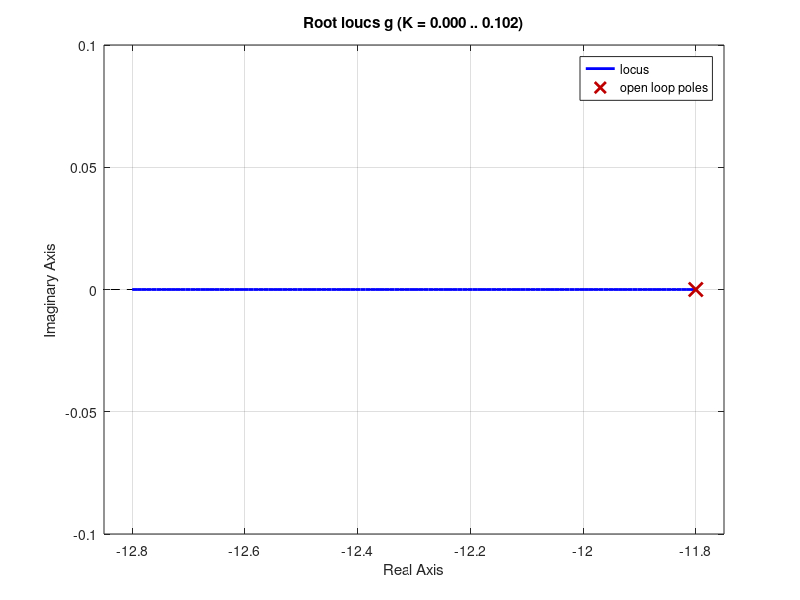
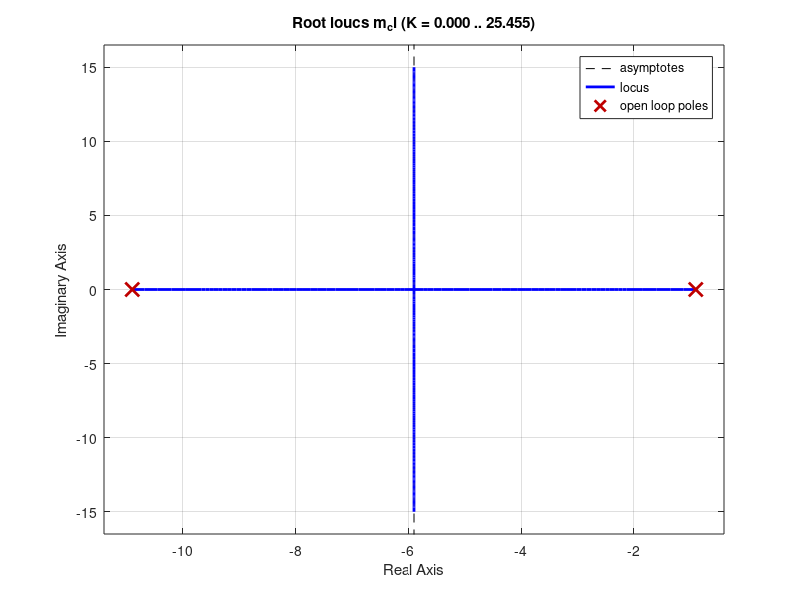
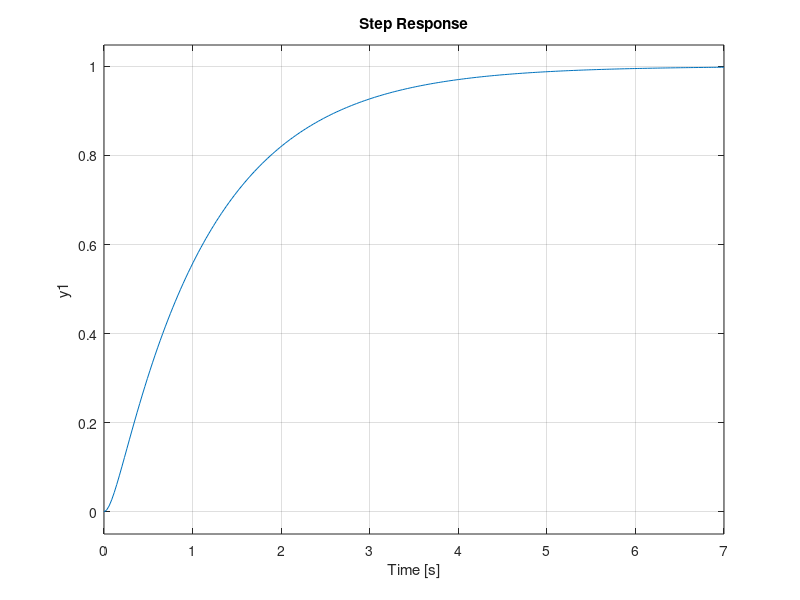
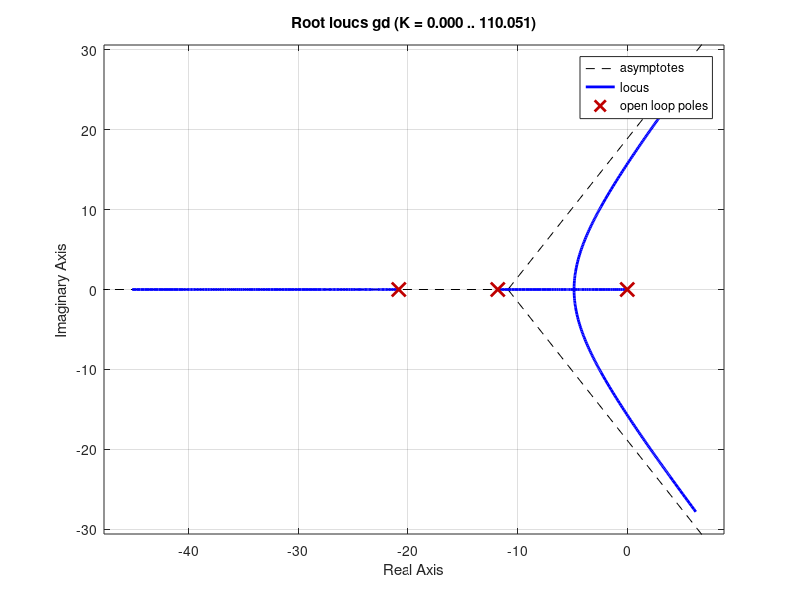

Recreate these plots in MATLAB, in order.
clc
close all
clear

%proceso
n=9.818;
d=[1 11.8];
g=tf(n,d);
figure
rlocus(g)

% elimina el error en estado estacionario
pol_a = conv(d,[1 0]);
m=tf(n,pol_a);
m_cl=feedback(m,1)
figure
rlocus(m_cl)
[P Z]=pzmap(m_cl)
figure
step(m_cl)

% deseado
wn=6;
e=1.88; %mismo que el sistema anterior 
g_d=tf(wn^2,[1 2*e*wn wn^2])
[P Z]=pzmap(g_d)

%CONTROLADOR 
pol_b = conv(pol_a,[1 20.8319]);
nc=n*33.9;
gd=tf(nc,pol_b);
g_cl=feedback(gd,1);
figure
rlocus(gd)
figure
hold on
step(g,'k')
step(m_cl,'b')
step(g_cl,'--r')
step(g_d,'y')
legend('inicial','sin ess','controlado','deseado')
%----------discretizada---------
Tm=0.017;
gdd=c2d(m_cl,Tm,'tustin')
g_cd=c2d(g_cl,Tm,'tustin')
figure
step(g_cd,'k')
hold on
step(gdd,'r')
legend('con controlador discreto','sin ess discreto')